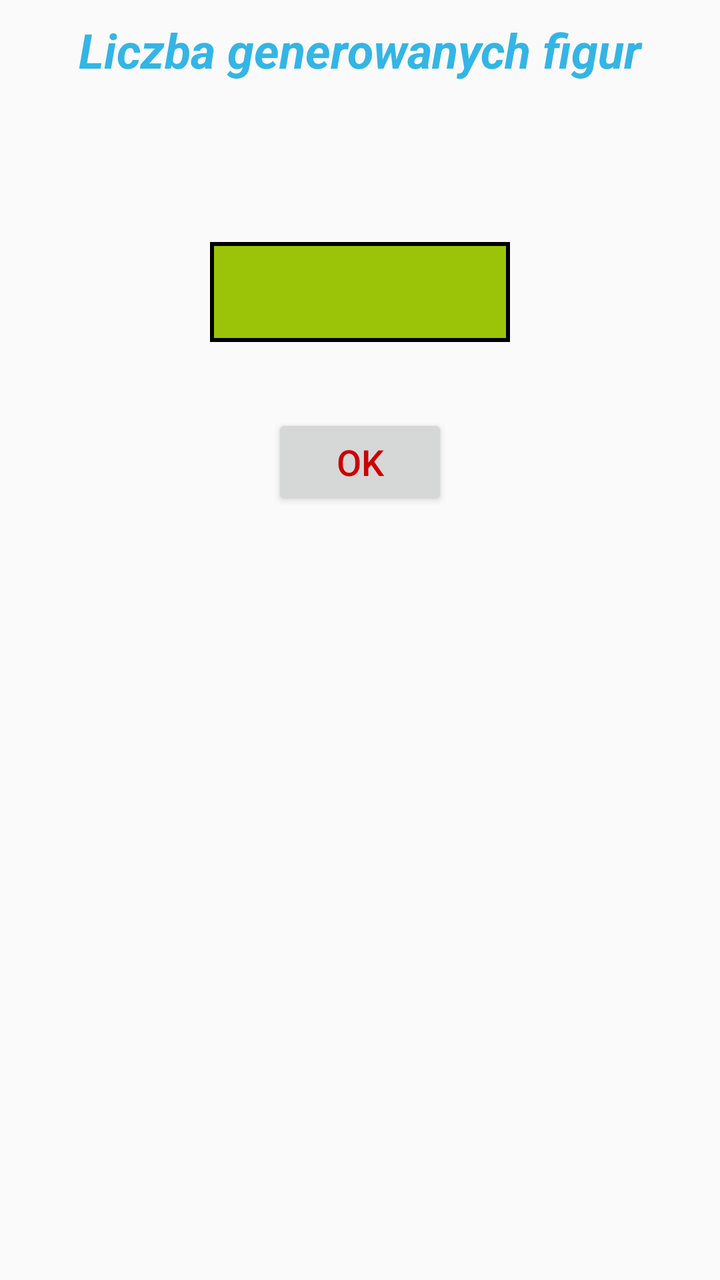
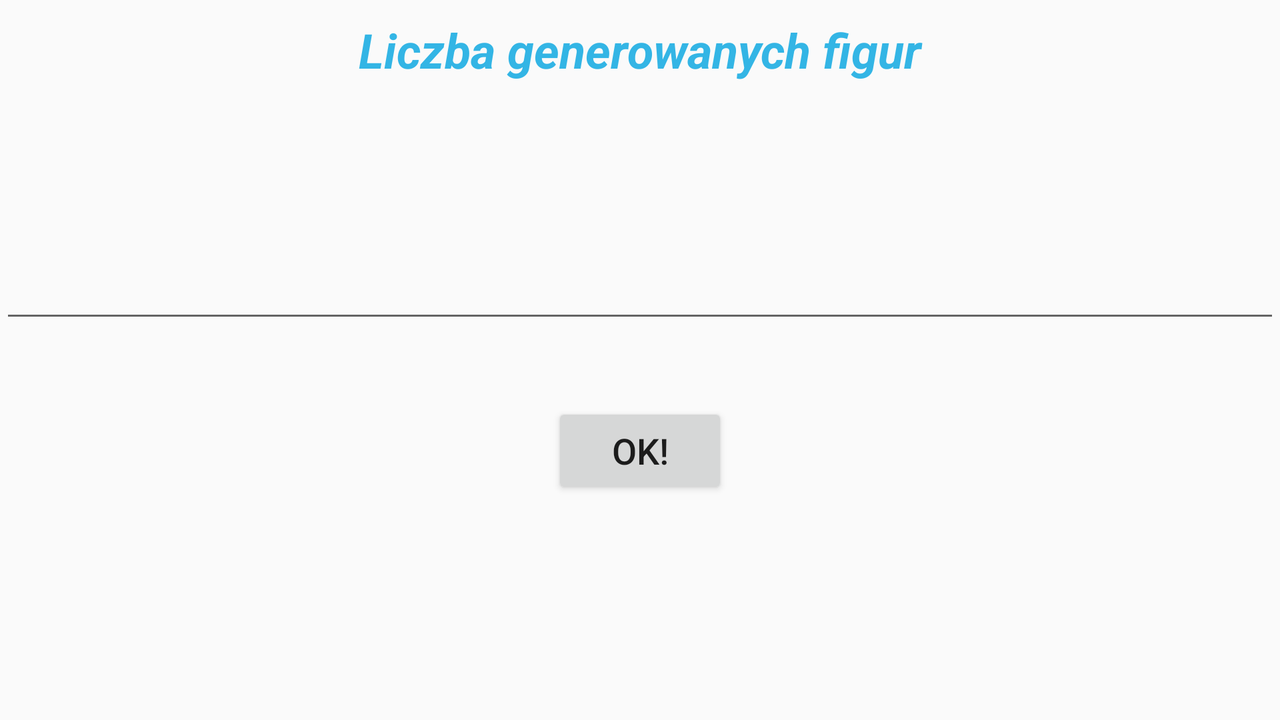

An Android layout and its configuration variant, each rendered on a device that would load it. The default file and the variant file are quoted in full after the pictures.
<!-- AndroidManifest.xml: application theme AppTheme -->
<!-- res/layout/zmianafigur.xml -->
<?xml version="1.0" encoding="utf-8"?>
<RelativeLayout xmlns:android="http://schemas.android.com/apk/res/android"

    android:layout_width="fill_parent"

    android:layout_height="fill_parent"

    android:orientation="vertical" >


    <TextView

        android:layout_width="fill_parent"

        android:layout_height="wrap_content"

        android:text="Liczba generowanych figur"
        android:height="50sp"
        android:textSize="24sp"
        android:layout_alignParentTop="true"
        android:layout_alignParentLeft="true"
        android:layout_alignParentStart="true"
        android:gravity="center"
        android:textColor="@android:color/holo_blue_light"
        android:textStyle="normal|bold|italic"
        android:textAlignment="center"
        android:textAllCaps="false" />

    <TextView

        android:layout_width="fill_parent"

        android:layout_height="wrap_content"

        android:id="@+id/minText"
        android:height="50sp"
        android:textSize="24sp"
        android:layout_marginTop="40dp"
        android:layout_below="@+id/textView"
        android:layout_alignParentLeft="true"
        android:layout_alignParentStart="true"
        android:textColor="@android:color/holo_blue_light"
        android:textStyle="normal|bold"
        android:textAlignment="center" />

    <Button

        android:layout_width="wrap_content"

        android:layout_height="wrap_content"

        android:id="@+id/ok"

        android:layout_gravity="center"

        android:text="OK"
        android:textSize="18sp"
        android:layout_marginTop="36dp"
        android:layout_below="@+id/max"
        android:layout_centerHorizontal="true"
        android:textColor="@android:color/holo_red_dark" />

    <EditText

        android:id="@+id/max"
        android:textSize="24sp"
        android:layout_marginTop="31dp"
        android:textStyle="normal|bold|italic"
        android:textColor="@android:color/holo_red_dark"
        android:textAlignment="center"
        android:inputType="number"
        android:layout_below="@+id/minText"
        android:layout_centerHorizontal="true"
        android:background="@drawable/kwadracik"
        android:layout_height="50dp"
        android:layout_width="150dp" />

</RelativeLayout>
<!-- resources referenced by this layout -->
<resources>
  <!-- drawable kwadracik (drawable) -->
  <shape xmlns:android="http://schemas.android.com/apk/res/android" android:shape="rectangle" >
      <solid android:color="#9bc409" />
      <stroke android:width="2dip"
              android:color="#000000"
  
          />
  </shape>
  <style name="AppTheme" parent="Theme.AppCompat.Light.DarkActionBar">
          
          <item name="colorPrimary">@color/colorPrimary</item>
          <item name="colorPrimaryDark">@color/colorPrimaryDark</item>
          <item name="colorAccent">@color/colorAccent</item>
      </style>
</resources>
<!-- res/layout-land/zmianafigur.xml (the repository's variant of the layout above) -->
<!-- drawn on the phone turned sideways -->
<?xml version="1.0" encoding="utf-8"?>
<RelativeLayout xmlns:android="http://schemas.android.com/apk/res/android"

    android:layout_width="fill_parent"

    android:layout_height="fill_parent"

    android:orientation="vertical" >


    <TextView

        android:layout_width="fill_parent"

        android:layout_height="wrap_content"

        android:text="Liczba generowanych figur"
        android:height="50sp"
        android:textSize="24sp"
        android:layout_alignParentTop="true"
        android:layout_alignParentLeft="true"
        android:layout_alignParentStart="true"
        android:gravity="center"
        android:textColor="@android:color/holo_blue_light"
        android:textStyle="normal|bold|italic"
        android:textAlignment="center"
        android:textAllCaps="false" />

    <TextView

        android:layout_width="fill_parent"

        android:layout_height="wrap_content"

        android:id="@+id/minText"
        android:height="50sp"
        android:textSize="24sp"
        android:layout_marginTop="40dp"
        android:layout_below="@+id/textView"
        android:layout_alignParentLeft="true"
        android:layout_alignParentStart="true"
        android:textColor="@android:color/holo_blue_light"
        android:textStyle="normal|bold"
        android:textAlignment="center" />

    <EditText

        android:layout_width="fill_parent"
        android:layout_height="wrap_content"
        android:id="@+id/max"
        android:textSize="24sp"
        android:layout_marginTop="27dp"
        android:textStyle="normal|bold|italic"
        android:textColor="@android:color/holo_red_dark"
        android:textAlignment="center"
        android:layout_below="@+id/minText"
        android:layout_alignParentLeft="true"
        android:layout_alignParentStart="true"
        android:inputType="number" />

    <Button

        android:layout_width="wrap_content"

        android:layout_height="wrap_content"

        android:id="@+id/ok"

        android:layout_gravity="center"

        android:text="Ok!"
        android:textSize="18sp"
        android:layout_marginTop="35dp"
        android:layout_below="@+id/max"
        android:layout_centerHorizontal="true" />

</RelativeLayout>
<!-- resources referenced by the variant -->
<!-- as the phone turned sideways resolves them -->
<resources>
  <style name="AppTheme" parent="Theme.AppCompat.Light.DarkActionBar">
          
          <item name="colorPrimary">@color/colorPrimary</item>
          <item name="colorPrimaryDark">@color/colorPrimaryDark</item>
          <item name="colorAccent">@color/colorAccent</item>
      </style>
</resources>
